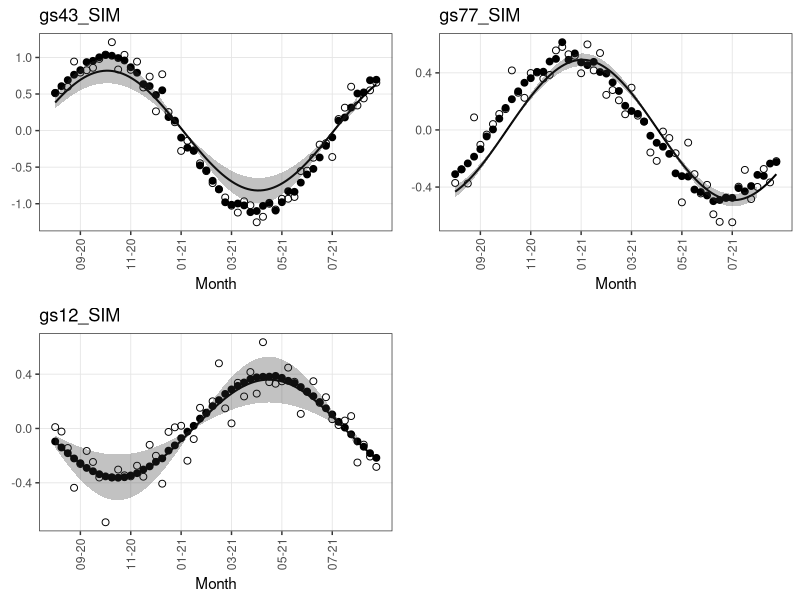

This chart was generated by the following R code:
# =============================================================================
# DEMO: Pseudomonas MAG Abundance Modeling in Wastewater
# Models 2, 3, and 4 from the manuscript
# NOTE: All input data here are SYNTHETIC, generated to match the structure
#       and seasonal properties of the real dataset.
# =============================================================================

library(tidyr)
library(dplyr)
library(data.table)
library(plyr)
library(ggplot2)

set.seed(42)

# =============================================================================
# SYNTHETIC DATA GENERATION
# =============================================================================
# The real dataset spans ~1 year of twice-weekly sampling.
# We simulate ~52 weeks = ~104 sampling points, aggregated to monthly x values
# (x = month index, 0.25 increments reflecting the week/4 - 0.25 transform).

n_weeks <- 52
weeks   <- 1:n_weeks

# -- Time axis (mirrors: x = ordered_week/4 - 0.25) -------------------------
x_vals <- (weeks / 4) - 0.25   # ranges ~0 to ~13 (months)

# -- Dates (twice-weekly, simplified to one date per week for demo) ----------
start_date <- as.Date("2021-01-04")
dates      <- start_date + (weeks - 1) * 7

# -- Sample IDs --------------------------------------------------------------
sample_ids <- paste0("sample_", sprintf("%03d", weeks))

# -- Influent flow (MGD): slight seasonal signal + noise --------------------
IF_vals <- 3.5 + 0.4 * cos(2 * pi / 12 * x_vals) + rnorm(n_weeks, 0, 0.15)

# -- crAssphage (min-max scaled): proxy for human fecal load -----------------
crass_vals <- 0.5 + 0.2 * cos(2 * pi / 12 * (x_vals - 2)) + rnorm(n_weeks, 0, 0.08)
crass_vals <- pmin(pmax(crass_vals, 0), 1)   # clamp to [0,1]

# -- Day of week binary (0 = Monday, 1 = Friday) ----------------------------
DW_vals <- rep(c(0L, 1L), length.out = n_weeks)

# -- Antibiotic use (SXT / folate antagonists): strong winter peak -----------
# Real SXT use peaks in winter months; we encode that here.
sxt_use_vals <- 12 + 5 * cos(2 * pi / 12 * (x_vals - 1)) + rnorm(n_weeks, 0, 1.2)

# Lag 4 weeks (k=4 in the paper) and re-align
k        <- 4
lag_idx  <- pmax(1, weeks - k)
sxt_lagged <- sxt_use_vals[lag_idx]

# Assembled antibiotic use data (merged by x)
use_data <- data.frame(x = x_vals, use = sxt_lagged)

# -- Influent flow data (merged by Date) ------------------------------------
inf_flow <- data.frame(Date = dates, IF = IF_vals)

# -- crAssphage data (merged by sample) -------------------------------------
crass_df <- data.frame(sample = sample_ids, minmax_crassphage = crass_vals)

# -- MAG abundance data: simulate 3 Pseudomonas MAGs ------------------------
# Each MAG has a distinct seasonal amplitude, phase, and response to SXT use.
mag_params <- list(
  gs43_SIM = list(amp = 0.8,  phase = 2,   B_SXT = 0.04,  B_IF = -0.05, B_Crass = 0.3,  DOW = 0.05, intercept = 2.0),
  gs77_SIM = list(amp = 0.5,  phase = 5,   B_SXT = 0.02,  B_IF =  0.03, B_Crass = 0.15, DOW = 0.02, intercept = 1.5),
  gs12_SIM = list(amp = 0.35, phase = 8.5, B_SXT = -0.01, B_IF =  0.02, B_Crass = 0.10, DOW = 0.01, intercept = 1.2)
)

omega <- 2 * pi / 12

sim_mag <- function(gnid, params) {
  p   <- params[[gnid]]
  y   <- p$amp * cos(omega * (x_vals - p$phase)) +
         p$B_SXT   * sxt_lagged     +
         p$B_IF    * IF_vals        +
         p$B_Crass * crass_vals     +
         p$DOW     * DW_vals        +
         p$intercept                +
         rnorm(n_weeks, 0, 0.12)
  y   <- pmax(y, 0)   # RPKM cannot be negative
  data.frame(
    genomeid = gnid,
    Date     = dates,
    sample   = sample_ids,
    x        = x_vals,
    y        = y,
    DW       = DW_vals
  )
}

data <- rbind(
  sim_mag("gs43_SIM", mag_params),
  sim_mag("gs77_SIM", mag_params),
  sim_mag("gs12_SIM", mag_params)
)

cat("Synthetic data generated.\n")
cat("  MAGs:    ", paste(unique(data$genomeid), collapse = ", "), "\n")
cat("  Weeks:   ", n_weeks, "\n")
cat("  Rows:    ", nrow(data), "\n\n")

# =============================================================================
# HELPER: phase conversion (keeps phases in [0, period])
# =============================================================================
convert_a_phases_func <- function(df) {
  period <- unique(df$period)[1]
  df_adj <- df
  phase_row <- which(df_adj$term == "phase")
  if (length(phase_row) > 0) {
    df_adj$estimate[phase_row] <- df_adj$estimate[phase_row] %% period
  }
  df_adj
}

# =============================================================================
# MODEL 2: Seasonal model only (no antibiotic use)
# =============================================================================
# MAG_ti ~ A * cos(omega*(ti - P)) + C
# =============================================================================

model_pseudomonas_MAGs_no_use <- function(gnid) {

  period <- 12
  omega  <- 2 * pi / period

  idf            <- data %>% subset(genomeid == gnid)
  start_intercept <- mean(idf$y)

  model <- nls(
    y ~ amplitude * cos(omega * (x - phase)) + intercept,
    start = list(amplitude = 0.1, phase = 0, intercept = start_intercept),
    data  = idf
  )

  coeffs <- summary(model)$coefficients %>%
    as_tibble(rownames = "term") %>%
    magrittr::set_colnames(c("term", "estimate", "std.error", "statistic", "p.value"))

  cints <- confint.default(model) %>%
    magrittr::set_colnames(c("ci.lower", "ci.upper")) %>%
    as_tibble(rownames = "term")

  aic <- AIC(model)

  out     <- data.frame(coeffs, cints)[, c("term","estimate","std.error","statistic","p.value","ci.lower","ci.upper")]
  out$AIC <- aic; out$period <- period
  out.adj <- convert_a_phases_func(out)
  out$p.adj <- p.adjust(out$p.value); out$raw_or_adjusted <- "raw"
  out.adj$raw_or_adjusted <- "adj"
  fo          <- rbind.fill(out, out.adj)
  fo$genomeid <- gnid; fo$period <- period

  SSE <- sum((idf$y - fitted(model))^2)
  SST <- sum((idf$y - mean(idf$y))^2)
  fo$R2 <- 1 - SSE / SST

  # store fitted values for plotting
  attr(fo, "fitted") <- data.frame(x = idf$x, y_obs = idf$y, y_fit = fitted(model), genomeid = gnid)
  return(fo)
}

mags   <- unique(data$genomeid)
wo_use <- ldply(lapply(mags, model_pseudomonas_MAGs_no_use))

cat("Model 2 (seasonal only) complete.\n")
print(wo_use %>% subset(raw_or_adjusted == "raw") %>%
        select(genomeid, term, estimate, p.value, R2) %>%
        arrange(genomeid, term))
cat("\n")

# =============================================================================
# MODEL 3: Seasonal model + antibiotic use (SXT, lagged k=4 weeks)
# =============================================================================
# MAG_ti ~ A * cos(omega*(ti - P)) + B_SXT * SXT_(ti-k) + C
# =============================================================================

model_pseudomonas_MAGs_w_use <- function(gnid) {

  period <- 12
  omega  <- 2 * pi / period

  idf             <- data %>% subset(genomeid == gnid) %>% merge(., use_data, by = "x")
  start_intercept <- mean(idf$y)

  model <- nls(
    y ~ amplitude * cos(omega * (x - phase)) + B_SXT * use + intercept,
    start = list(amplitude = 0.1, phase = 0, B_SXT = 0, intercept = start_intercept),
    data  = idf
  )

  coeffs <- summary(model)$coefficients %>%
    as_tibble(rownames = "term") %>%
    magrittr::set_colnames(c("term", "estimate", "std.error", "statistic", "p.value"))

  cints <- confint.default(model) %>%
    magrittr::set_colnames(c("ci.lower", "ci.upper")) %>%
    as_tibble(rownames = "term")

  aic <- AIC(model)

  out     <- data.frame(coeffs, cints)[, c("term","estimate","std.error","statistic","p.value","ci.lower","ci.upper")]
  out$AIC <- aic; out$period <- period
  out.adj <- convert_a_phases_func(out)
  out$p.adj <- p.adjust(out$p.value); out$raw_or_adjusted <- "raw"
  out.adj$raw_or_adjusted <- "adj"
  fo          <- rbind.fill(out, out.adj)
  fo$genomeid <- gnid; fo$period <- period

  SSE <- sum((idf$y - fitted(model))^2)
  SST <- sum((idf$y - mean(idf$y))^2)
  fo$R2 <- 1 - SSE / SST

  attr(fo, "fitted") <- data.frame(x = idf$x, y_obs = idf$y, y_fit = fitted(model), genomeid = gnid)
  return(fo)
}

w_use <- ldply(lapply(mags, model_pseudomonas_MAGs_w_use))

cat("Model 3 (seasonal + SXT use) complete.\n")
print(w_use %>% subset(raw_or_adjusted == "raw") %>%
        select(genomeid, term, estimate, p.value, R2) %>%
        arrange(genomeid, term))
cat("\n")

# =============================================================================
# MODEL 4: Full model — seasonal + SXT use + flow + crAssphage + day of week
# =============================================================================
# MAG_ti ~ A*cos(omega*(ti-P)) + B_SXT*SXT + B_IF*flow + B_Crass*crAss + DOW*wd + C
# =============================================================================

model_pseudomonas_MAGs_w_use_and_controls <- function(gnid) {

  period <- 12
  omega  <- 2 * pi / period

  idf <- data %>%
    subset(genomeid == gnid) %>%
    merge(., use_data,                        by = "x")      %>%
    merge(., inf_flow[, c("Date","IF")] %>% unique(), by = "Date") %>%
    merge(., crass_df,                        by = "sample")

  start_intercept <- mean(idf$y)

  model <- nls(
    y ~ amplitude * cos(omega * (x - phase)) +
        B_SXT   * use               +
        B_IF    * IF                +
        B_Crass * minmax_crassphage +
        DOW     * DW                +
        intercept,
    start = list(
      amplitude = 0.1, phase = 0,
      B_SXT = 0, B_Crass = 0, B_IF = 0, DOW = 0,
      intercept = start_intercept
    ),
    data = idf
  )

  coeffs <- summary(model)$coefficients %>%
    as_tibble(rownames = "term") %>%
    magrittr::set_colnames(c("term", "estimate", "std.error", "statistic", "p.value"))

  cints <- confint.default(model) %>%
    magrittr::set_colnames(c("ci.lower", "ci.upper")) %>%
    as_tibble(rownames = "term")

  aic <- AIC(model)

  out     <- data.frame(coeffs, cints)[, c("term","estimate","std.error","statistic","p.value","ci.lower","ci.upper")]
  out$AIC <- aic; out$period <- period
  out.adj <- convert_a_phases_func(out)
  out$p.adj <- p.adjust(out$p.value); out$raw_or_adjusted <- "raw"
  out.adj$raw_or_adjusted <- "adj"
  fo          <- rbind.fill(out, out.adj)
  fo$genomeid <- gnid; fo$period <- period

  SSE <- sum((idf$y - fitted(model))^2)
  SST <- sum((idf$y - mean(idf$y))^2)
  fo$R2 <- 1 - SSE / SST

  attr(fo, "fitted") <- data.frame(x = idf$x, y_obs = idf$y, y_fit = fitted(model), genomeid = gnid)
  return(fo)
}

w_use_etal <- ldply(lapply(mags, model_pseudomonas_MAGs_w_use_and_controls))

cat("Model 4 (full model) complete.\n")
print(w_use_etal %>% subset(raw_or_adjusted == "raw") %>%
        select(genomeid, term, estimate, p.value, R2) %>%
        arrange(genomeid, term))
cat("\n")

# =============================================================================
# MODEL COMPARISON: AIC across Models 2, 3, 4 per MAG
# =============================================================================

aic_compare <- rbind(
  wo_use   %>% subset(term == "intercept" & raw_or_adjusted == "raw") %>%
    select(genomeid, AIC, R2) %>% mutate(model = "Model 2: Seasonal only"),
  w_use    %>% subset(term == "intercept" & raw_or_adjusted == "raw") %>%
    select(genomeid, AIC, R2) %>% mutate(model = "Model 3: + SXT use"),
  w_use_etal %>% subset(term == "intercept" & raw_or_adjusted == "raw") %>%
    select(genomeid, AIC, R2) %>% mutate(model = "Model 4: + SXT + covariates")
)

cat("AIC comparison across models:\n")
print(aic_compare %>% arrange(genomeid, model))
cat("\n")

# =============================================================================
# OPTIONAL: Write outputs (mirrors the original write.csv calls)
# =============================================================================
# wo_use     %>% write.csv("demo-no_use-models.csv",        row.names = FALSE)
# w_use      %>% write.csv("demo-with_use-only.csv",        row.names = FALSE)
# w_use_etal %>% write.csv("demo-with_use_models_etal.csv", row.names = FALSE)

# =============================================================================
# ADDITIONAL LIBRARIES for plotting
# =============================================================================
library(ggpubr)
library(ggthemes)

# =============================================================================
# PLOTTING SETUP
# =============================================================================

# -- cleanup: minimal ggplot theme matching original style -------------------
cleanup <- theme_bw(base_size = 11) +
  theme(
    panel.grid.minor  = element_blank(),
    panel.grid.major  = element_line(linewidth = 0.3, color = "grey90"),
    strip.background  = element_rect(fill = "#E6F1FB"),
    strip.text        = element_text(face = "bold"),
    axis.text.x       = element_text(angle = 90, vjust = 0.5, hjust = 1),
    axis.title.y      = element_blank()
  )

# -- model_data: full merged dataset needed by getAdjustedXcorrs ------------
# (mirrors the merge pipeline in the original plotting code)
model_data <- data %>%
  merge(., use_data,                             by = "x")    %>%
  merge(., inf_flow[, c("Date", "IF")] %>% unique(), by = "Date") %>%
  merge(., crass_df,                             by = "sample")

# -- model3: alias for w_use (Model 3 results) --------------------------------
# The plotting function references 'model3' by name.
model3 <- w_use

# -- m3sig: all MAGs from Model 3, regardless of significance ----------------
# In the real analysis this would filter to MAGs where B_SXT p < 0.05.
# For the demo we include all simulated MAGs so all panels are visible.
# To apply the significance filter on real data, uncomment the line below:
# m3sig <- w_use %>% subset(term == "B_SXT" & raw_or_adjusted == "raw" & p.value < 0.05)
m3sig <- w_use %>% subset(term == "B_SXT" & raw_or_adjusted == "raw")

# =============================================================================
# PLOTTING: getAdjustedXcorrs
# Seasonal deviate plot for each significant MAG from Model 3.
# Shows: observed deviates (open points), model-predicted deviates (filled),
#        cosine fit (line), and amplitude confidence ribbon.
# =============================================================================

cos_func <- function(month, amplitude, phase, omega, intercept) {
  amplitude * cos(omega * (month - phase)) + intercept
}

getAdjustedXcorrs <- function(gnid) {

  period <- 12
  omega  <- 2 * pi / period

  working_model <- model3 %>% subset(genomeid == gnid)
  working_data  <- model_data %>% subset(genomeid == gnid)

  # Extract model parameters
  phase     <- (working_model %>% subset(raw_or_adjusted == "adj" & term == "phase"))$estimate
  amplitude <- (working_model %>% subset(raw_or_adjusted == "adj" & term == "amplitude"))$estimate
  alow      <- (working_model %>% subset(raw_or_adjusted == "adj" & term == "amplitude"))$ci.lower
  ahigh     <- (working_model %>% subset(raw_or_adjusted == "adj" & term == "amplitude"))$ci.upper
  intercept <- (working_model %>% subset(raw_or_adjusted == "raw" & term == "intercept"))$estimate
  BSXT      <- (working_model %>% subset(raw_or_adjusted == "raw" & term == "B_SXT"))$estimate

  # Compute model predictions and component contributions
  working_data$model_predicted_data        <- amplitude * cos(omega * (working_data$x - phase)) +
                                              (BSXT * working_data$use) + intercept
  working_data$model_predicted_data_no_use <- amplitude * cos(omega * (working_data$x - phase)) + intercept
  working_data$seasonality_val             <- amplitude * cos(omega * (working_data$x - phase)) + intercept
  working_data$bsxt_contribution           <- (BSXT * working_data$use) + intercept

  # Confidence ribbon from amplitude CI (fine-grained month grid)
  ci <- data.frame(month = seq(0, 12, 0.01)) %>%
    mutate(
      lower_ci = purrr::map_dbl(month, ~ cos_func(., alow,  phase, omega, 0)),
      upper_ci = purrr::map_dbl(month, ~ cos_func(., ahigh, phase, omega, 0))
    )

  res <- working_data %>%
    ggplot(aes(x = x)) +
    # Observed deviates (mean-centred)
    geom_point(aes(x = x, y = y - mean(y)),
               shape = 21, size = 2) +
    # Model-predicted deviates (filled, mean-centred)
    geom_point(aes(x = x, y = model_predicted_data - mean(model_predicted_data)),
               shape = 21, fill = "black", size = 2) +
    # Cosine fit line
    stat_function(fun  = cos_func,
                  args = list(amplitude = amplitude, phase = phase,
                              omega = omega, intercept = 0),
                  linewidth = 0.7) +
    # Amplitude CI ribbon
    geom_ribbon(data = ci,
                aes(x = month, ymin = lower_ci, ymax = upper_ci),
                alpha = 0.3) +
    cleanup +
    labs(
      y     = "Seasonal deviate",
      x     = "Month",
      title = gnid
    ) +
    scale_x_continuous(
      breaks = c(1, 3, 5, 7, 9, 11),
      labels = c("09-20", "11-20", "01-21", "03-21", "05-21", "07-21")
    )

  return(res)
}

# Generate one panel per MAG and arrange into a multi-panel figure.
# ncol=2 fits panels side by side; adjust ncol=1 for a single-column layout.
n_plots        <- length(unique(m3sig$genomeid))
list_of_plots  <- lapply(unique(m3sig$genomeid), getAdjustedXcorrs)
gp <- ggarrange(
  plotlist = list_of_plots,
  ncol     = min(2, n_plots),
  nrow     = ceiling(n_plots / min(2, n_plots))
)

print(gp)
# ggsave("demo-seasonal-deviates.pdf", gp, width = 10, height = 4 * ceiling(n_plots / 2))
